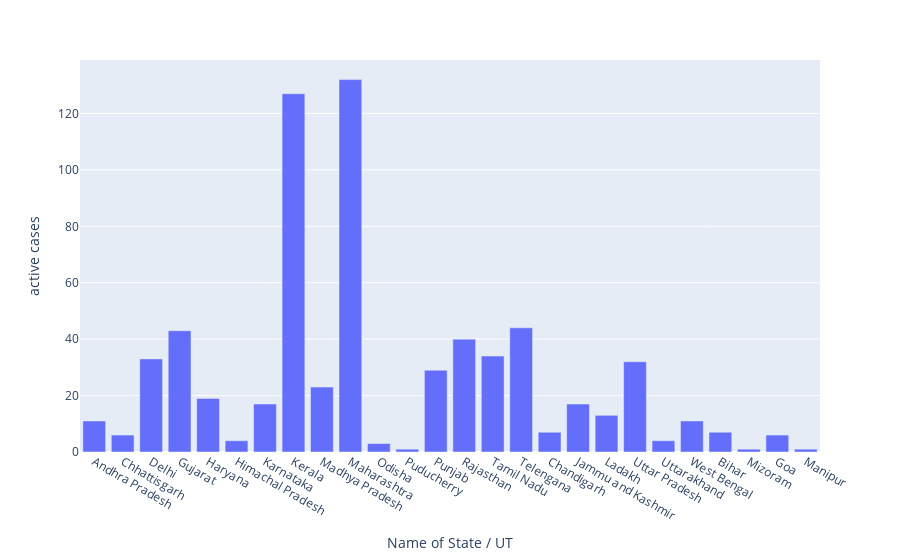

Here is the notebook cell this chart was saved with:
### Code cell
px.bar(df,x='Name of State / UT',y='active cases')

### Figure 1 — Plotly figure (JSON) as saved in the notebook; plotly's stock layout.template omitted (floating-point values rounded to 4 significant figures)
{"data": [{"alignmentgroup": "True", "hovertemplate": "Name of State / UT=%{x}<br>active cases=%{y}<extra></extra>", "legendgroup": "", "marker": {"color": "#636efa"}, "name": "", "offsetgroup": "", "orientation": "v", "showlegend": false, "textposition": "auto", "type": "bar", "x": ["Andhra Pradesh", "Chhattisgarh", "Delhi", "Gujarat", "Haryana", "Himachal Pradesh", "Karnataka", "Kerala", "Madhya Pradesh", "Maharashtra", "Odisha", "Puducherry", "Punjab", "Rajasthan", "Tamil Nadu", "Telengana", "Chandigarh", "Jammu and Kashmir", "Ladakh", "Uttar Pradesh", "Uttarakhand", "West Bengal", "Bihar", "Mizoram", "Goa", "Manipur"], "xaxis": "x", "y": [11, 6, 33, 43, 19, 4, 17, 127, 23, 132, 3, 1, 29, 40, 34, 44, 7, 17, 13, 32, 4, 11, 7, 1, 6, 1], "yaxis": "y"}], "layout": {"barmode": "relative", "legend": {"tracegroupgap": 0}, "margin": {"t": 60}, "xaxis": {"anchor": "y", "domain": [0, 1], "title": {"text": "Name of State / UT"}}, "yaxis": {"anchor": "x", "domain": [0, 1], "title": {"text": "active cases"}}}}
